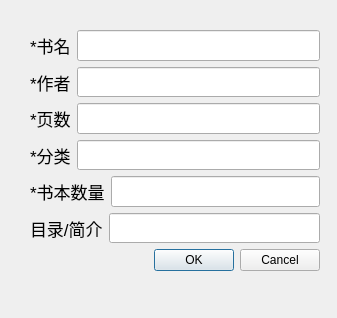
<?xml version="1.0" encoding="UTF-8"?>
<ui version="4.0">
 <class>Dialog</class>
 <widget class="QDialog" name="Dialog">
  <property name="geometry">
   <rect>
    <x>0</x>
    <y>0</y>
    <width>337</width>
    <height>318</height>
   </rect>
  </property>
  <property name="windowTitle">
   <string>Dialog</string>
  </property>
  <widget class="QWidget" name="">
   <property name="geometry">
    <rect>
     <x>30</x>
     <y>30</y>
     <width>290</width>
     <height>241</height>
    </rect>
   </property>
   <layout class="QVBoxLayout" name="verticalLayout_2">
    <item>
     <layout class="QVBoxLayout" name="verticalLayout">
      <item>
       <layout class="QHBoxLayout" name="horizontalLayout">
        <item>
         <widget class="QLabel" name="label_3">
          <property name="font">
           <font>
            <pointsize>13</pointsize>
           </font>
          </property>
          <property name="text">
           <string>*书名</string>
          </property>
         </widget>
        </item>
        <item>
         <widget class="QLineEdit" name="book_name_input">
          <property name="font">
           <font>
            <pointsize>15</pointsize>
           </font>
          </property>
          <property name="text">
           <string/>
          </property>
         </widget>
        </item>
       </layout>
      </item>
      <item>
       <layout class="QHBoxLayout" name="horizontalLayout_2">
        <item>
         <widget class="QLabel" name="label_6">
          <property name="font">
           <font>
            <pointsize>13</pointsize>
           </font>
          </property>
          <property name="text">
           <string>*作者</string>
          </property>
         </widget>
        </item>
        <item>
         <widget class="QLineEdit" name="writer_input">
          <property name="font">
           <font>
            <pointsize>15</pointsize>
           </font>
          </property>
          <property name="text">
           <string/>
          </property>
         </widget>
        </item>
       </layout>
      </item>
      <item>
       <layout class="QHBoxLayout" name="horizontalLayout_3">
        <item>
         <widget class="QLabel" name="label_4">
          <property name="font">
           <font>
            <pointsize>13</pointsize>
           </font>
          </property>
          <property name="text">
           <string>*页数</string>
          </property>
         </widget>
        </item>
        <item>
         <widget class="QLineEdit" name="page_input">
          <property name="font">
           <font>
            <pointsize>15</pointsize>
           </font>
          </property>
          <property name="text">
           <string/>
          </property>
         </widget>
        </item>
       </layout>
      </item>
      <item>
       <layout class="QHBoxLayout" name="horizontalLayout_5">
        <item>
         <widget class="QLabel" name="label_8">
          <property name="font">
           <font>
            <pointsize>13</pointsize>
           </font>
          </property>
          <property name="text">
           <string>*分类</string>
          </property>
         </widget>
        </item>
        <item>
         <widget class="QLineEdit" name="sort_input">
          <property name="font">
           <font>
            <pointsize>15</pointsize>
           </font>
          </property>
          <property name="text">
           <string/>
          </property>
         </widget>
        </item>
       </layout>
      </item>
      <item>
       <layout class="QHBoxLayout" name="horizontalLayout_6">
        <item>
         <widget class="QLabel" name="label_9">
          <property name="font">
           <font>
            <pointsize>13</pointsize>
           </font>
          </property>
          <property name="text">
           <string>*书本数量</string>
          </property>
         </widget>
        </item>
        <item>
         <widget class="QLineEdit" name="all_count_input">
          <property name="font">
           <font>
            <pointsize>15</pointsize>
           </font>
          </property>
          <property name="text">
           <string/>
          </property>
         </widget>
        </item>
       </layout>
      </item>
      <item>
       <layout class="QHBoxLayout" name="horizontalLayout_4">
        <item>
         <widget class="QLabel" name="label_7">
          <property name="font">
           <font>
            <pointsize>13</pointsize>
           </font>
          </property>
          <property name="text">
           <string>目录/简介</string>
          </property>
         </widget>
        </item>
        <item>
         <widget class="QLineEdit" name="index_input">
          <property name="font">
           <font>
            <pointsize>15</pointsize>
           </font>
          </property>
          <property name="text">
           <string/>
          </property>
         </widget>
        </item>
       </layout>
      </item>
     </layout>
    </item>
    <item>
     <widget class="QDialogButtonBox" name="buttonBox">
      <property name="standardButtons">
       <set>QDialogButtonBox::Cancel|QDialogButtonBox::Ok</set>
      </property>
     </widget>
    </item>
   </layout>
  </widget>
 </widget>
 <resources/>
 <connections/>
</ui>
